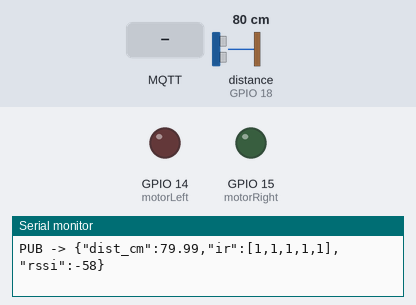
The sketch below on a simulated ESP32. On the bench: output pins drawn as LEDs (lit = HIGH), the last lines printed to the serial monitor. Wiring (from diagram.json): ultrasonic range finder: trigger GPIO 5; echo GPIO 18. Wiring (inferred from the names in the program): 5 × IR receiver: data GPIO 25 / data GPIO 26 / data GPIO 27 / data GPIO 32 / data GPIO 33. Inputs (shaded band) come from the test bench; at power-on: distance to the obstacle (sensor on GPIO 18) 80 cm. The echo pulse lasts 58.3 µs per cm; WiFi joins after 1.5 s; servers stay silent unless stated; random numbers use the default seed unless the sketch sets one; no MQTT or app messages arrive unless stated; pins used as bus, display or sensor lines are not drawn.

Above: at 2.7 s.
2.8 s: MQTT message "F" arrives on the first subscribed topic
At 4.1 s:
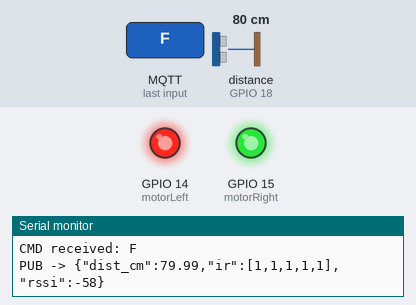
6.8 s: MQTT message "L" arrives on the first subscribed topic
At 7.1 s:
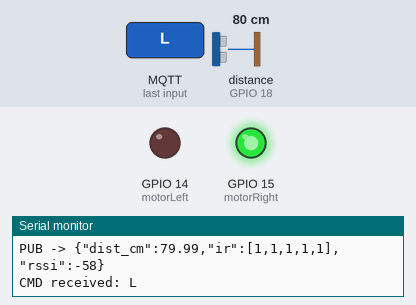
10.8 s: MQTT message "R" arrives on the first subscribed topic
At 11.3 s:
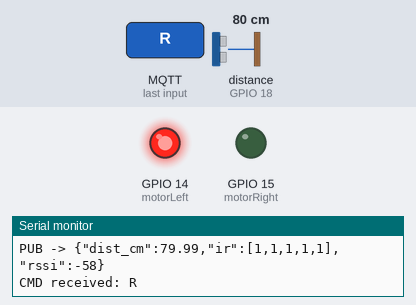
14.8 s: distance to the obstacle (sensor on GPIO 18) set to 23 cm
16.3 s: distance to the obstacle (sensor on GPIO 18) set to 18 cm
Timing chart, 0 to 19.3 s (numbered marks = the images above; inputs shaded):
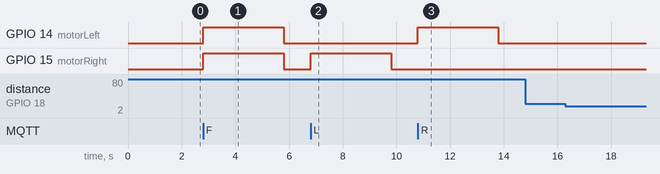

The sketch:

sketch.ino
```cpp
/*
  ESP32 IoT Robot Simulation (Wokwi)
  - Ultrasonic (HC-SR04) + 5 IR switches
  - LEDs simulate motors
  - Wi-Fi + MQTT:
      publishes telemetry to: robot/<id>/telemetry
      receives commands on:  robot/<id>/cmd
  Commands (payload): F, B, L, R, S
*/

#include <WiFi.h>
#include <PubSubClient.h>

// ---------- WiFi (Wokwi) ----------
const char* WIFI_SSID = "Wokwi-GUEST";
const char* WIFI_PASS = "";

// ---------- MQTT Broker ----------
const char* MQTT_HOST = "broker.hivemq.com";
const int   MQTT_PORT = 1883;

// Make this UNIQUE to avoid clashes
String ROBOT_ID = "robot01_fix_123";
String TOPIC_TELE = "robot/" + ROBOT_ID + "/telemetry";
String TOPIC_CMD  = "robot/" + ROBOT_ID + "/cmd";

WiFiClient espClient;
PubSubClient mqtt(espClient);

// ---------- Pins ----------
#define TRIG 5
#define ECHO 18

int irPins[5] = {32, 33, 25, 26, 27};

// LEDs simulate motors
int motorLeft  = 14;
int motorRight = 15;

// ---------- Timing ----------
unsigned long lastTeleMs = 0;
const unsigned long TELE_PERIOD_MS = 1000;

unsigned long lastCmdMs = 0;
const unsigned long CMD_TIMEOUT_MS = 3000; // stop if no command for 3s

// ---------- Ultrasonic ----------
float readDistanceCM() {
  digitalWrite(TRIG, LOW);
  delayMicroseconds(2);
  digitalWrite(TRIG, HIGH);
  delayMicroseconds(10);
  digitalWrite(TRIG, LOW);

  long duration = pulseIn(ECHO, HIGH, 25000); // 25ms timeout
  if (duration == 0) return -1;               // invalid/no echo
  return (duration * 0.0343f) / 2.0f;
}

// ---------- Motor (LED) helpers ----------
void motorsStop() {
  digitalWrite(motorLeft, LOW);
  digitalWrite(motorRight, LOW);
}
void motorsForward() {
  digitalWrite(motorLeft, HIGH);
  digitalWrite(motorRight, HIGH);
}
void motorsLeft() {
  digitalWrite(motorLeft, LOW);
  digitalWrite(motorRight, HIGH);
}
void motorsRight() {
  digitalWrite(motorLeft, HIGH);
  digitalWrite(motorRight, LOW);
}
void motorsBackwardIndicator() {
  // LEDs can't show reverse direction well; blink both as an indicator
  digitalWrite(motorLeft, HIGH);
  digitalWrite(motorRight, HIGH);
  delay(150);
  motorsStop();
  delay(150);
}

// ---------- MQTT callback (dashboard -> robot) ----------
void onMqttMessage(char* topic, byte* payload, unsigned int length) {
  String msg;
  for (unsigned int i = 0; i < length; i++) msg += (char)payload[i];
  msg.trim();

  lastCmdMs = millis();

  Serial.print("CMD received: ");
  Serial.println(msg);

  char c = msg.length() > 0 ? msg.charAt(0) : 'S';
  switch (c) {
    case 'F': motorsForward(); break;
    case 'L': motorsLeft(); break;
    case 'R': motorsRight(); break;
    case 'B': motorsBackwardIndicator(); break;
    case 'S':
    default:  motorsStop(); break;
  }
}

// ---------- Connect helpers ----------
void connectWiFi() {
  WiFi.mode(WIFI_STA);
  WiFi.begin(WIFI_SSID, WIFI_PASS);

  Serial.print("Connecting WiFi");
  while (WiFi.status() != WL_CONNECTED) {
    delay(300);
    Serial.print(".");
  }
  Serial.println("\nWiFi connected.");
  Serial.print("IP: ");
  Serial.println(WiFi.localIP());
}

void connectMQTT() {
  mqtt.setServer(MQTT_HOST, MQTT_PORT);
  mqtt.setCallback(onMqttMessage);

  Serial.print("Connecting MQTT");
  while (!mqtt.connected()) {
    String clientId = "wokwi-" + ROBOT_ID + "-" + String(random(0xffff), HEX);
    if (mqtt.connect(clientId.c_str())) {
      Serial.println("\nMQTT connected.");
      mqtt.subscribe(TOPIC_CMD.c_str());
      Serial.print("Subscribed: ");
      Serial.println(TOPIC_CMD);
    } else {
      Serial.print(".");
      delay(600);
    }
  }
}

void setup() {
  Serial.begin(115200);

  pinMode(TRIG, OUTPUT);
  pinMode(ECHO, INPUT);

  // Switch wiring: COM->GPIO, side->GND => use INPUT_PULLUP
  for (int i = 0; i < 5; i++) {
    pinMode(irPins[i], INPUT_PULLUP);
  }

  pinMode(motorLeft, OUTPUT);
  pinMode(motorRight, OUTPUT);
  motorsStop();

  connectWiFi();
  connectMQTT();

  lastCmdMs = millis();
  Serial.println("ESP32 IoT Robot Simulation Started");
}

void loop() {
  if (WiFi.status() != WL_CONNECTED) connectWiFi();
  if (!mqtt.connected()) connectMQTT();
  mqtt.loop();

  // Safety: stop if no recent command
  if (millis() - lastCmdMs > CMD_TIMEOUT_MS) {
    motorsStop();
  }

  // Telemetry publish
  if (millis() - lastTeleMs >= TELE_PERIOD_MS) {
    lastTeleMs = millis();

    float dist = readDistanceCM();

    int ir[5];
    for (int i = 0; i < 5; i++) ir[i] = digitalRead(irPins[i]);

    // JSON telemetry
    String json = "{";
    json += "\"dist_cm\":" + String(dist, 2) + ",";
    json += "\"ir\":[" + String(ir[0]) + "," + String(ir[1]) + "," + String(ir[2]) + "," + String(ir[3]) + "," + String(ir[4]) + "],";
    json += "\"rssi\":" + String(WiFi.RSSI());
    json += "}";

    mqtt.publish(TOPIC_TELE.c_str(), json.c_str());

    Serial.print("PUB -> ");
    Serial.println(json);

    // Local safety demo: if obstacle too close, stop (independent of remote control)
    if (dist > 0 && dist < 20) {
      motorsStop();
      Serial.println("SAFETY: Obstacle too close -> STOP");
    }
  }
}
```

Measured:
- after the input at 2.8 s, GPIO 14 (motorLeft), GPIO 15 (motorRight): LOW → HIGH at once, → LOW 3.0 s later
- after the input at 6.8 s, GPIO 15 (motorRight): LOW → HIGH at once, → LOW 3.0 s later
- after the input at 10.8 s, GPIO 14 (motorLeft): LOW → HIGH at once, → LOW 3.0 s later
